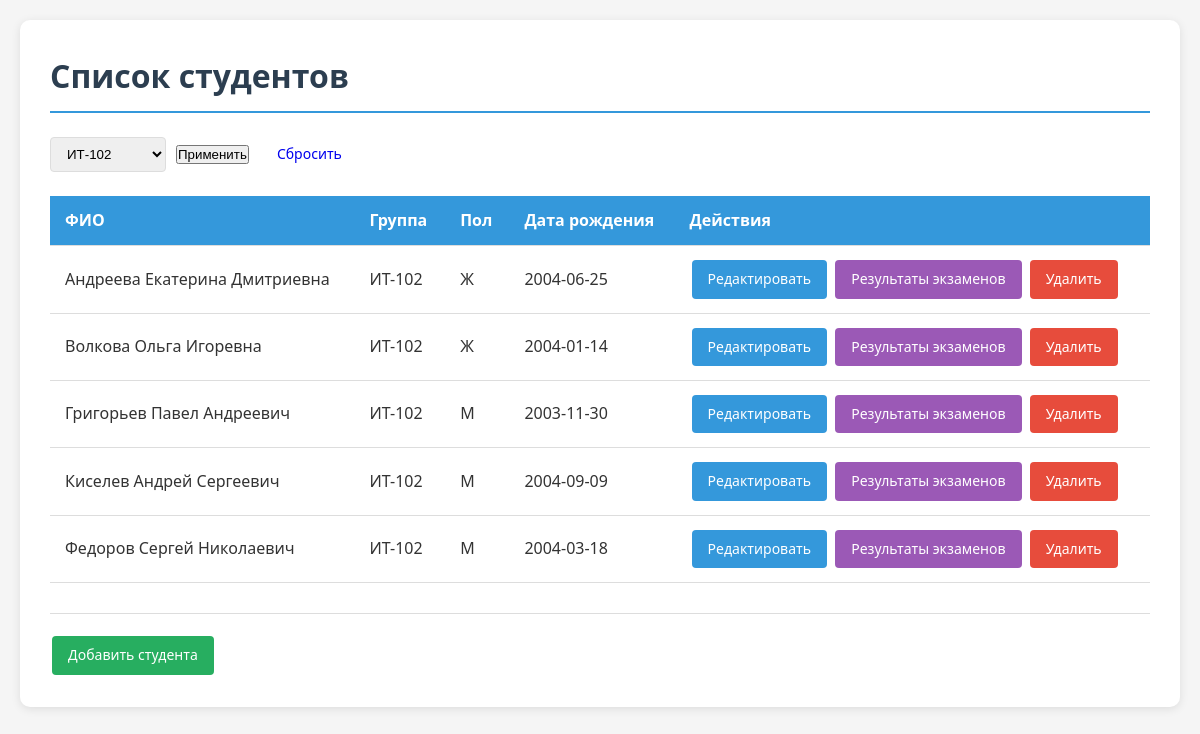
The page /index.php?group=2 on the database its author committed.
### tables this page shows
CREATE TABLE students (
    id INTEGER PRIMARY KEY AUTOINCREMENT,
    last_name TEXT NOT NULL,
    first_name TEXT NOT NULL,
    middle_name TEXT,
    group_id INTEGER NOT NULL,
    gender TEXT CHECK(gender IN ('М', 'Ж')),
    birth_date DATE,
    FOREIGN KEY (group_id) REFERENCES groups(id) ON DELETE RESTRICT
);

CREATE TABLE groups (
    id INTEGER PRIMARY KEY AUTOINCREMENT,
    group_number TEXT NOT NULL UNIQUE
);

### includes/functions.php (called while the page is built, shortened)
<?php
function getGroups($db) {
    $stmt = $db->query('SELECT * FROM groups ORDER BY group_number');
    return $stmt->fetchAll(PDO::FETCH_ASSOC);
}
function getStudents($db, $group_filter = null) {
    $sql = 'SELECT s.*, g.group_number
            FROM students s
            JOIN groups g ON s.group_id = g.id';
    if ($group_filter) {
        $sql .= ' WHERE g.id = :group_id';
        $stmt = $db->prepare($sql);
        $stmt->execute([':group_id' => $group_filter]);
    } else {
        $stmt = $db->query($sql);
    }
    return $stmt->fetchAll(PDO::FETCH_ASSOC);
}
?>

### public/index.php (the view, shortened to what this page needs)
<?php
require_once '../includes/db.php';
require_once '../includes/functions.php';
$db = getDB();
$groups = getGroups($db);
$group_filter = $_GET['group'] ?? null;
$students = getStudents($db, $group_filter);
usort($students, function($a, $b) {
    $cmp = strcmp($a['group_number'], $b['group_number']);
    if ($cmp === 0) {
        return strcmp($a['last_name'], $b['last_name']);
    }
    return $cmp;
});
?>
<!DOCTYPE html>
<html lang="ru">
<head>
    <link rel="stylesheet" href="styles.css">
</head>
<body>
    <div class="container">
        <h1>Список студентов</h1>
        <form method="get" action="" class="filter-form">
            <select name="group" onchange="this.form.submit()">
                <?php foreach ($groups as $group): ?>
                    <option value="<?= $group['id'] ?>"
                        <?= ($group_filter == $group['id']) ? 'selected' : '' ?>>
                        <?= htmlspecialchars($group['group_number']) ?>
                    </option>
                <?php endforeach; ?>
            </select>
            <button type="submit">Применить</button>
            <a href="?" class="btn">Сбросить</a>
        </form>
        <table>
            <thead>
                <tr>
                    <th>ФИО</th>
                    <th>Группа</th>
                    <th>Пол</th>
                    <th>Дата рождения</th>
                    <th>Действия</th>
                </tr>
            </thead>
            <tbody>
                <?php if (empty($students)): ?>
                    <tr>
                        <td colspan="5" class="text-center">Нет данных</td>
                    </tr>
                <?php else: ?>
                    <?php foreach ($students as $student): ?>
                    <tr>
                        <td><?= htmlspecialchars($student['last_name'] . ' ' .
                            $student['first_name'] . ' ' .
                            ($student['middle_name'] ?? '')) ?></td>
                        <td><?= htmlspecialchars($student['group_number']) ?></td>
                        <td><?= htmlspecialchars($student['gender'] ?? '') ?></td>
                        <td><?= $student['birth_date'] ?? '' ?></td>
                        <td class="actions">
                            <a href="student_form.php?id=<?= $student['id'] ?>" class="btn edit">Редактировать</a>
                            <a href="exams.php?student_id=<?= $student['id'] ?>" class="btn exams">Результаты экзаменов</a>
                            <a href="student_delete.php?id=<?= $student['id'] ?>" class="btn delete"
                               onclick="return confirm('Удалить студента?')">Удалить</a>
                        </td>
                    </tr>
                    <?php endforeach; ?>
                <?php endif; ?>
            </tbody>
        </table>
        <div class="footer">
            <a href="student_form.php" class="btn add">Добавить студента</a>
        </div>
    </div>
</body>
</html>

### public/styles.css (style rules this page uses)
* { margin: 0; padding: 0; box-sizing: border-box; }
body { font-family: 'Segoe UI', Tahoma, Geneva, Verdana, sans-serif; line-height: 1.6; color: #333; background-color: #f5f5f5; padding: 20px; }
.container { max-width: 1200px; margin: 0 auto; background: white; padding: 30px; border-radius: 10px; box-shadow: 0 2px 10px rgba(0,0,0,0.1); }
h1 { color: #2c3e50; margin-bottom: 20px; padding-bottom: 10px; border-bottom: 2px solid #3498db; }
table { width: 100%; border-collapse: collapse; margin: 20px 0; }
th, td { padding: 12px 15px; text-align: left; border-bottom: 1px solid #ddd; }
th { background-color: #3498db; color: white; font-weight: 600; }
.btn { display: inline-block; padding: 8px 16px; text-decoration: none; border-radius: 4px; font-weight: 500; cursor: pointer; transition: all 0.3s ease; border: none; font-size: 14px; margin: 2px; }
.btn.add { background-color: #27ae60; color: white; }
.btn.edit { background-color: #3498db; color: white; }
.btn.delete { background-color: #e74c3c; color: white; }
.btn.exams { background-color: #9b59b6; color: white; }
.actions { white-space: nowrap; }
.filter-form { margin: 20px 0; display: flex; gap: 10px; align-items: center; }
.filter-form select { padding: 8px 12px; border-radius: 4px; border: 1px solid #ddd; }
.footer { margin-top: 30px; padding-top: 20px; border-top: 1px solid #ddd; display: flex; gap: 10px; }

### rows shown on the page
students: last_name+first_name+middle_name "Андреева Екатерина Дмитриевна", group.group_number "ИТ-102", gender "Ж", birth_date "2004-06-25"
students: last_name+first_name+middle_name "Волкова Ольга Игоревна", group.group_number "ИТ-102", gender "Ж", birth_date "2004-01-14"
students: last_name+first_name+middle_name "Григорьев Павел Андреевич", group.group_number "ИТ-102", gender "М", birth_date "2003-11-30"
students: last_name+first_name+middle_name "Киселев Андрей Сергеевич", group.group_number "ИТ-102", gender "М", birth_date "2004-09-09"
students: last_name+first_name+middle_name "Федоров Сергей Николаевич", group.group_number "ИТ-102", gender "М", birth_date "2004-03-18"

### other values the page prints
form field group "ИТ-102"
